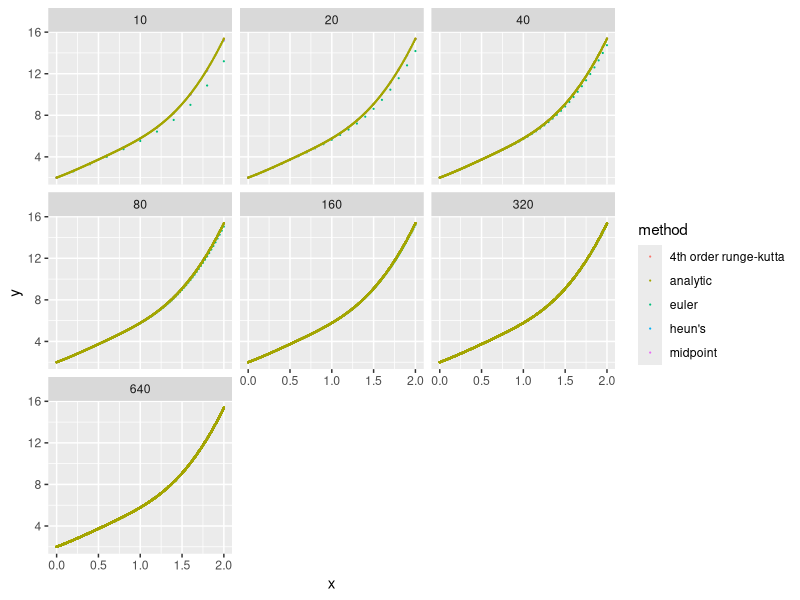
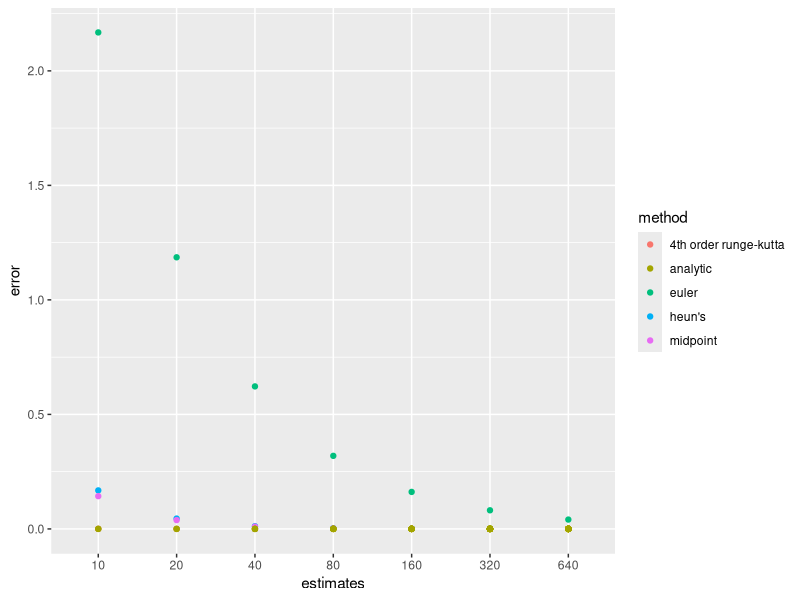

Reproduce these figures in R, in order.
## ---- chunk 1
library(tidyverse)
## ---- chunk 2
dy <- function(x, y) {
  cos(pi*x) + y
}

y_sol <- function(x) ((3 + 2*pi^2)*exp(x) + pi * sin(pi * x) - cos(pi * x))/(1 + pi^2)

y_0 <- 2

n_points <- 10 * rep(2, 7) ^ c(0:6)
#plot(90:109, (90:109) %>% y_sol)
## ---- chunk 3
eulers <- function(x, y, h, dy) {
  dy(x, y)
}
#y_0 + eulers(0,2,0.01, dy)

midpoint <- function(x, y, h, dy) {
  dy(x + 1/2 * h, y + h/2 * dy(x, y))
}
#y_0 + midpoint(0,2,0.01, dy)

heun <- function(x, y, h, dy) {
  1/2 * (dy(x, y) + dy(x + h, y + h * dy(x, y)))
} 
#y_0 + heun(0,2,0.01, dy)

fourth <- function(x, y, h, dy) {
  k1 <- dy(x, y)
  k2 <- dy(x + h/2, y + h/2 * k1)
  k3 <- dy(x + h/2, y + h/2 * k2)
  k4 <- dy(x + h, y + h * k3)
  1/6 * (k1 + 2 * k2 + 2 * k3 + k4)
}
#y_0 + fourth(0,2,0.01, dy)
## ---- chunk 4
approxer <- function(y_0, x_n, slope_f, n) {
  t_0 <- 0
  #always start from t = 0
  h <- (x_n - 0)/n
  
  x <- c(0)
  y <- c(y_0)
  for (i in 1:n) {
    x_i <- x[i] + h
    y_i <- y[i] + h * slope_f(x[i], y[i], h, dy)
    x <- c(x, x_i)
    y <- c(y, y_i)
  }
  list(x = x, y = y)
}
## ---- chunk 5
check_points <- function(y_0, x_n, slope_f, n_list) {
  df <- data.frame()
  for (n in n_list) {
    approx_n <- approxer(y_0, x_n, slope_f, n)
    df <- data.frame(approx_n, estimates = as.character(n)) %>% 
      bind_rows(df)
  }
  df
}
## ---- chunk 6

m1 <- check_points(y_0, 2, eulers, n_points) %>% mutate(method = "euler")
m2 <- check_points(y_0, 2, heun, n_points) %>% mutate(method = "heun's")
m3 <- check_points(y_0, 2, midpoint, n_points) %>% mutate(method = "midpoint")
m4 <- check_points(y_0, 2, fourth, n_points) %>% mutate(method = "4th order runge-kutta")
solution <- data.frame(x = seq(0,2,0.01), y = y_sol(seq(0,2,0.01)), estimates = "10", method = "analytic")
for (n in n_points) {
  solution <- solution %>% mutate(estimates = as.character(n)) %>% bind_rows(solution)
}

all <- bind_rows(m1,m2,m3, m4, solution) %>%
  mutate(estimates = factor(estimates, 
                            levels = factor(c(as.character(n_points)))))
## ---- chunk 7
all %>% ggplot(aes(x,y, color = method)) + 
  geom_point(size = 0.1) + facet_wrap(~estimates) 
## ---- chunk 8
all_error <- all %>% 
  group_by(method, estimates) %>% 
  filter(x == max(x)) %>% 
  mutate(error = abs(y - tail(solution$y,1))) 

ggplot(all_error, aes(estimates, error, color = method)) + geom_point()

rungers <- all_error %>% filter(as.character(method) == "4th order runge-kutta")
ratio <- rungers$error[2]/rungers$error[1]
ratio
